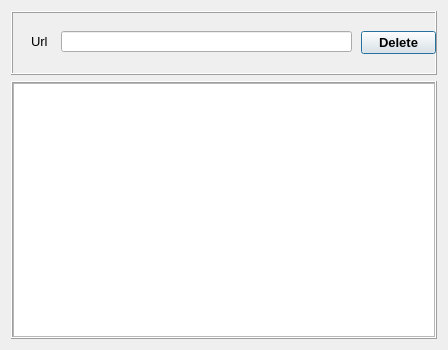
<?xml version="1.0" encoding="UTF-8"?>
<ui version="4.0">
 <class>DlgBlockUrl</class>
 <widget class="QDialog" name="DlgBlockUrl">
  <property name="geometry">
   <rect>
    <x>0</x>
    <y>0</y>
    <width>448</width>
    <height>350</height>
   </rect>
  </property>
  <property name="windowTitle">
   <string>Dialog</string>
  </property>
  <property name="modal">
   <bool>true</bool>
  </property>
  <layout class="QVBoxLayout" name="verticalLayout">
   <item>
    <widget class="QFrame" name="frame">
     <property name="sizePolicy">
      <sizepolicy hsizetype="Preferred" vsizetype="Preferred">
       <horstretch>0</horstretch>
       <verstretch>1</verstretch>
      </sizepolicy>
     </property>
     <property name="styleSheet">
      <string notr="true"/>
     </property>
     <property name="frameShape">
      <enum>QFrame::Box</enum>
     </property>
     <property name="frameShadow">
      <enum>QFrame::Raised</enum>
     </property>
     <widget class="QLineEdit" name="ledtUrl">
      <property name="geometry">
       <rect>
        <x>50</x>
        <y>20</y>
        <width>291</width>
        <height>21</height>
       </rect>
      </property>
      <property name="readOnly">
       <bool>true</bool>
      </property>
     </widget>
     <widget class="QPushButton" name="btnDeleteUrl">
      <property name="geometry">
       <rect>
        <x>350</x>
        <y>20</y>
        <width>75</width>
        <height>23</height>
       </rect>
      </property>
      <property name="font">
       <font>
        <pointsize>10</pointsize>
        <weight>75</weight>
        <bold>true</bold>
       </font>
      </property>
      <property name="text">
       <string>Delete</string>
      </property>
     </widget>
     <widget class="QLabel" name="label">
      <property name="geometry">
       <rect>
        <x>20</x>
        <y>20</y>
        <width>21</width>
        <height>21</height>
       </rect>
      </property>
      <property name="font">
       <font>
        <pointsize>10</pointsize>
       </font>
      </property>
      <property name="text">
       <string>Url</string>
      </property>
     </widget>
    </widget>
   </item>
   <item>
    <widget class="QFrame" name="frame_2">
     <property name="sizePolicy">
      <sizepolicy hsizetype="Preferred" vsizetype="Preferred">
       <horstretch>0</horstretch>
       <verstretch>4</verstretch>
      </sizepolicy>
     </property>
     <property name="frameShape">
      <enum>QFrame::Box</enum>
     </property>
     <property name="frameShadow">
      <enum>QFrame::Raised</enum>
     </property>
     <layout class="QHBoxLayout" name="horizontalLayout">
      <property name="spacing">
       <number>0</number>
      </property>
      <property name="margin">
       <number>0</number>
      </property>
      <item>
       <widget class="QTableView" name="tbwBlockUrl"/>
      </item>
     </layout>
    </widget>
   </item>
  </layout>
 </widget>
 <resources/>
 <connections/>
</ui>
